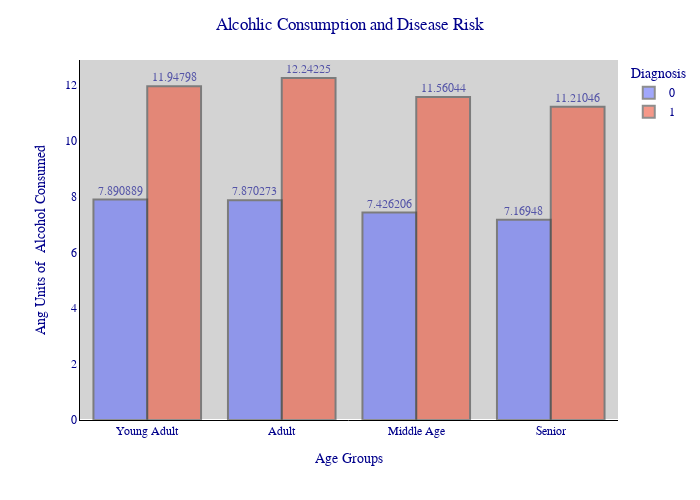

The notebook cell this image was saved under:
### Markdown cell above
This Bar chart shows that alcohol consumption is approximately same across all age groups and it is directly related to the liver disease mean these people are more prone to liver disease.

### Code cell
alcohol_consumption = liver.groupby(['Age_group', 'Diagnosis'])['AlcoholConsumption'].mean().reset_index()
fig = px.histogram(alcohol_consumption, x=alcohol_consumption['Age_group'], y=alcohol_consumption['AlcoholConsumption'], color=alcohol_consumption['Diagnosis'], barmode='group', text_auto=True)
fig.update_layout(title = 'Alcohlic Consumption and Disease Risk', title_x=0.5, legend_title_font_color='darkblue', font_color='darkblue', font_family='Arial Black', height=500, width=700, plot_bgcolor='lightgrey')
fig.update_xaxes(title='Age Groups', tickfont_family="Arial Black", linecolor='black', showgrid=False)
fig.update_yaxes(title='Ang Units of  Alcohol Consumed', tickfont_family="Arial Black", linecolor='black', showgrid=False)
fig.update_traces(textposition='outside', marker_line_width=2, opacity=0.6, textfont_family='Arial Black')
fig.show()

### Figure 1 — Plotly figure (JSON) as saved in the notebook; plotly's stock layout.template omitted (floating-point values rounded to 4 significant figures)
{"data": [{"alignmentgroup": "True", "bingroup": "x", "histfunc": "sum", "hovertemplate": "Diagnosis=0<br>Age_group=%{x}<br>sum of AlcoholConsumption=%{y}<extra></extra>", "legendgroup": "0", "marker": {"color": "#636efa", "line": {"width": 2}, "pattern": {"shape": ""}}, "name": "0", "offsetgroup": "0", "opacity": 0.6, "orientation": "v", "showlegend": true, "textfont": {"family": "Arial Black"}, "textposition": "outside", "texttemplate": "%{value}", "type": "histogram", "x": ["Young Adult", "Adult", "Middle Age", "Senior"], "xaxis": "x", "y": [7.891, 7.87, 7.426, 7.169], "yaxis": "y"}, {"alignmentgroup": "True", "bingroup": "x", "histfunc": "sum", "hovertemplate": "Diagnosis=1<br>Age_group=%{x}<br>sum of AlcoholConsumption=%{y}<extra></extra>", "legendgroup": "1", "marker": {"color": "#EF553B", "line": {"width": 2}, "pattern": {"shape": ""}}, "name": "1", "offsetgroup": "1", "opacity": 0.6, "orientation": "v", "showlegend": true, "textfont": {"family": "Arial Black"}, "textposition": "outside", "texttemplate": "%{value}", "type": "histogram", "x": ["Young Adult", "Adult", "Middle Age", "Senior"], "xaxis": "x", "y": [11.95, 12.24, 11.56, 11.21], "yaxis": "y"}], "layout": {"barmode": "group", "font": {"color": "darkblue", "family": "Arial Black"}, "height": 500, "legend": {"title": {"font": {"color": "darkblue"}, "text": "Diagnosis"}, "tracegroupgap": 0}, "margin": {"t": 60}, "plot_bgcolor": "lightgrey", "title": {"text": "Alcohlic Consumption and Disease Risk", "x": 0.5}, "width": 700, "xaxis": {"anchor": "y", "autorange": true, "domain": [0, 1], "linecolor": "black", "range": [-0.5, 3.5], "showgrid": false, "tickfont": {"family": "Arial Black"}, "title": {"text": "Age Groups"}, "type": "category"}, "yaxis": {"anchor": "x", "autorange": true, "domain": [0, 1], "linecolor": "black", "range": [0, 12.89], "showgrid": false, "tickfont": {"family": "Arial Black"}, "title": {"text": "Ang Units of  Alcohol Consumed"}, "type": "linear"}}}
